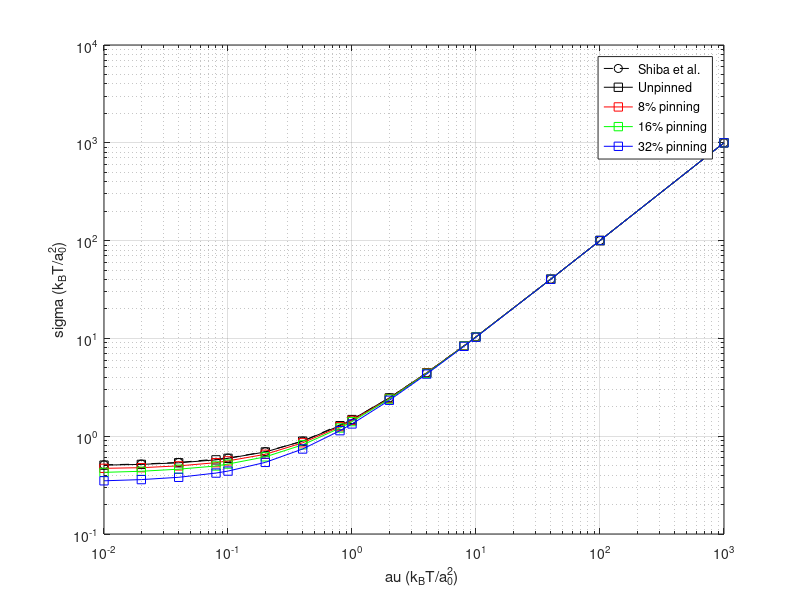
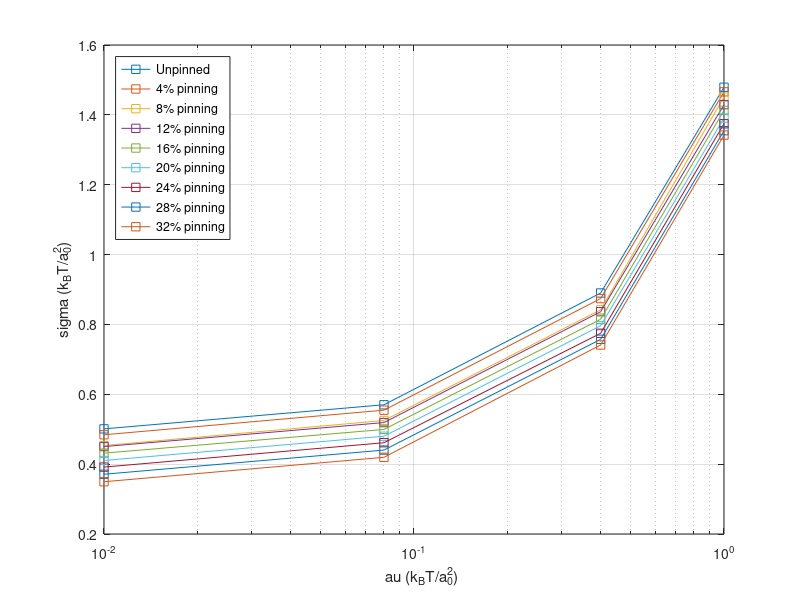
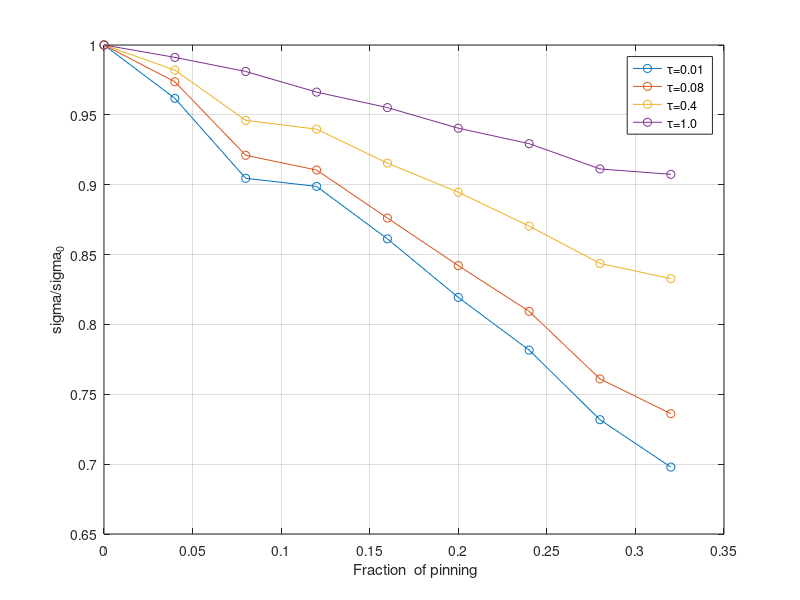
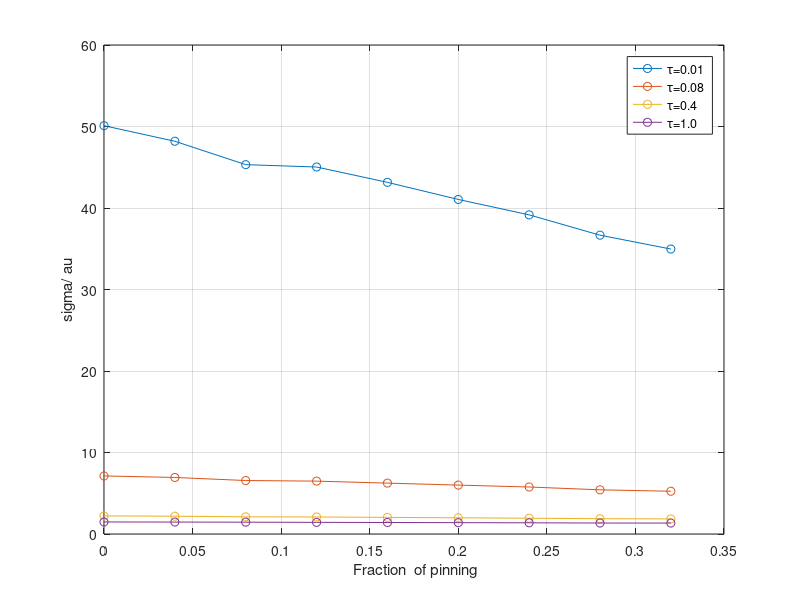

These figures' MATLAB source, in order:
%----------------------------sigma-tau plot-----------------------%
tau_shiba = [0.01, 0.02, 0.04, ...
    0.1, 0.2, 0.4, ...
    1.0, 2.0, 4.0, ...
    10, 40, ...
    100, ...
    1000];
   
sigma_shiba = [0.509713537, 0.519494765, 0.538834329, ...
    0.597235415, 0.694884157, 0.890458633, ...
    1.47868855, 2.462251327, 4.435035741, ...
    10.37539235, 40.23293487, ...
    100.1352802, ...
    1000.018997]; 

tau = [0.01, 0.02, 0.04, 0.08, ...
       0.1, 0.2, 0.4, 0.8, ...
       1.0, 2.0, 4.0, 8.0, ...
       10.0,40.0...
       100.0, ...
       1000.0];
   
sigma_shiba = [0.509713537, 0.519494765, 0.538834329, ...
    0.597235415, 0.694884157, 0.890458633, ...
    1.47868855, 2.462251327, 4.435035741, ...
    10.37539235, 40.23293487, ...
    100.1352802, ...
    1000.018997]; 

tau = [0.01, 0.02, 0.04, 0.08, ...
       0.1, 0.2, 0.4, 0.8, ...
       1.0, 2.0, 4.0, 8.0, ...
       10.0,40.0...
       100.0, ...
       1000.0];
   
sigma_unpinned = [0.506143, 0.515, 0.5348571, 0.5728571 ...
         0.5938709, 0.69, 0.89, 1.2805 ...
         1.479, 2.465, 4.448, 8.41 ...
         10.4, 40.280, 100.18, 1000.03];
            
sigma_normal_8 = [0.46928, 0.47666, 0.4972, 0.5359677 ...
         0.5594, 0.653, 0.85666, 1.2496825 ...
         1.451, 2.420, 4.42, 8.39066 ...
         10.379677, 40.264, 100.17, 1000.03];

sigma_normal_16 = [0.427, 0.438, 0.4602, 0.496 ...
         0.519333, 0.615, 0.816, 1.21333 ...
         1.41, 2.40, 4.3888, 8.365 ...
         10.3522580, 40.245, 100.16, 1000.0276984];
   
sigma_normal_32 = [0.350, 0.360, 0.380, 0.420 ... 
         0.440, 0.540, 0.740, 1.139 ...
         1.335, 2.329677, 4.3198412, 8.30 ...
         10.2913492, 40.21079365, 100.13, 1000.02419047];

%------------------ Plot -------------------%
figure(1)
loglog(tau_shiba,sigma_shiba,"ko--")
hold on
loglog(tau,sigma_unpinned,"ks-")
hold on
loglog(tau,sigma_normal_8,"rs-")
hold on
loglog(tau,sigma_normal_16,"gs-")
hold on
loglog(tau,sigma_normal_32,"bs-")
hold on
grid on
xlabel("\tau (k_BT/a_0^2)")
ylabel("\sigma (k_BT/a_0^2)")
legend('Shiba et al.','Unpinned','8% pinning','16% pinning','32% pinning')

%------------------------------Refined---------------------------%

tau = [0.01, 0.08, 0.4, 1.0];

unpinned = [0.501      ,0.570      ,0.890     ,1.479];
normal_4 = [0.48407742 ,0.55451613 ,0.874     ,1.4659];
normal_8 = [0.4532     ,0.525      ,0.842     ,1.451];
normal_12 = [0.4503    ,0.519      ,0.8364    ,1.42913];
normal_16 = [0.431493  ,0.4994     ,0.814747  ,1.41275];
normal_20 = [0.410498  ,0.480      ,0.796215  ,1.39092];
normal_24 = [0.391599  ,0.461333   ,0.774648  ,1.37455];
normal_28 = [0.371088  ,0.44025629 ,0.7573912 ,1.3547773];
normal_32 = [0.349648  ,0.419573   ,0.741193  ,1.34209];

sig_1 = [0.501, 0.48188, 0.4532, 0.4503, 0.431493, 0.410498, 0.391599, 0.36664, 0.349648] / 0.501;
sig_2 = [0.570, 0.555, 0.525, 0.519, 0.4994, 0.480, 0.461333, 0.433778, 0.419573] / 0.570;
sig_3 = [0.890, 0.874, 0.842, 0.8364, 0.814747, 0.796215, 0.774648, 0.750836, 0.741193] / 0.890;
sig_4 = [1.479,1.4659,1.451,1.42913,1.41275,1.39092,1.37455,1.34782,1.34209] / 1.479;

sig_by_tau_1 = [0.501, 0.48188, 0.4532, 0.4503, 0.431493, 0.410498, 0.391599, 0.36664, 0.349648] / 0.01;
sig_by_tau_2 = [0.570, 0.555, 0.525, 0.519, 0.4994, 0.480, 0.461333, 0.433778, 0.419573] / 0.08;
sig_by_tau_3 = [0.890, 0.874, 0.842, 0.8364, 0.814747, 0.796215, 0.774648, 0.750836, 0.741193] / 0.4;
sig_by_tau_4 = [1.479,1.4659,1.451,1.42913,1.41275,1.39092,1.37455,1.34782,1.34209];

percentages = [0.0, 0.04, 0.08, 0.12, 0.16, 0.20, 0.24, 0.28, 0.32];

%------------------------------------------------------%
figure(2)
semilogx(tau,unpinned,'Marker','s');
hold on
semilogx(tau,normal_4,'Marker','s');
hold on
semilogx(tau,normal_8,'Marker','s');
hold on
semilogx(tau,normal_12,'Marker','s');
hold on
semilogx(tau,normal_16,'Marker','s');
hold on
semilogx(tau,normal_20,'Marker','s');
hold on
semilogx(tau,normal_24,'Marker','s');
hold on
semilogx(tau,normal_28,'Marker','s');
hold on
semilogx(tau,normal_32,'Marker','s');
xlabel("\tau (k_BT/a_0^2)")
ylabel("\sigma (k_BT/a_0^2)")
grid on
legend('Unpinned','4% pinning','8% pinning','12% pinning','16% pinning', ...
    '20% pinning','24% pinning','28% pinning','32% pinning', 'location','northwest');

%-------------------------------------------------------%
figure(3)
plot(percentages, sig_1,'Marker','o')
hold on
plot(percentages, sig_2,'Marker','o')
hold on
plot(percentages, sig_3,'Marker','o')
hold on
plot(percentages, sig_4,'Marker','o')
hold on
grid on
xlabel(" Fraction  of pinning")
ylabel("\sigma/\sigma_{0}")
grid on
legend('\tau=0.01 ','\tau=0.08','\tau=0.4','\tau=1.0');
%-------------------------------------------------------%
figure(4)
plot(percentages, sig_by_tau_1,'Marker','o')
hold on
plot(percentages, sig_by_tau_2,'Marker','o')
hold on
plot(percentages, sig_by_tau_3,'Marker','o')
hold on
plot(percentages, sig_by_tau_4,'Marker','o')
hold on
grid on
xlabel(" Fraction  of pinning")
ylabel("\sigma/\tau")
grid on
legend('\tau=0.01 ','\tau=0.08','\tau=0.4','\tau=1.0');

%----------------------sigma Vs excess area------------------------%/
excess_area_unpinned = [0.0203,0.0202, 0.0194,0.0196,...
    0.0197,0.0194,0.0189,0.0181,...
    0.0170,0.0157,0.0133,0.0107,...
    0.0100,0.0056,...
    0.0032,...
    4.7*1e-4];
delta_a = 100*(excess_area_unpinned(1) - excess_area_unpinned);

excess_area_normal_8 = [0.0203,0.0202, 0.0194,0.0196,...
    0.0197,0.0194,0.0189,0.0181,...
    0.0170,0.0157,0.0133,0.0107,...
    0.0100,0.0056,...
    0.0032,...
    4.7*1e-4];
delta_a_normal_8 = 100*(excess_area_normal_8(1) - excess_area_normal_8);

excess_area_normal_16 = [0.0089,0.0089, 0.0089,0.0087,...
    0.0089,0.0088,0.0087,0.0086,...
    0.0085,0.0082,0.0078,0.0071,...
    0.0067,0.0043,...
    0.0025,...
    4.2367e-04];
delta_a_normal_16 = 100*(excess_area_normal_16(1) - excess_area_normal_16);

excess_area_normal_32 = [0.0059,0.0059, 0.0060,0.0059,...
    0.0060,0.0059,0.0059,0.0058,...
    0.0058,0.0057,0.0055,0.0052,...
    0.0049,0.0035,...
    7.4078e-04,...
    3.4295e-04];
delta_a_normal_32 = 100*(excess_area_normal_32(1) - excess_area_normal_32);


figure (5)
semilogy(delta_a, sigma_unpinned/sigma_unpinned(1),'bs-');
hold on
semilogy(delta_a_normal_8, sigma_normal_8/sigma_normal_8(1),'rs-');
hold on
semilogy(delta_a_normal_16, sigma_normal_16/sigma_normal_16(1),'gs-');
hold on
semilogy(delta_a_normal_32, sigma_normal_32/sigma_normal_32(1),'ks-');
xlabel(" \Deltaa = a_0-a (%)")
ylabel("\sigma/\sigma_0")
grid on
legend('Unpinned','8% pinning','16% pinning','32% pinning')
